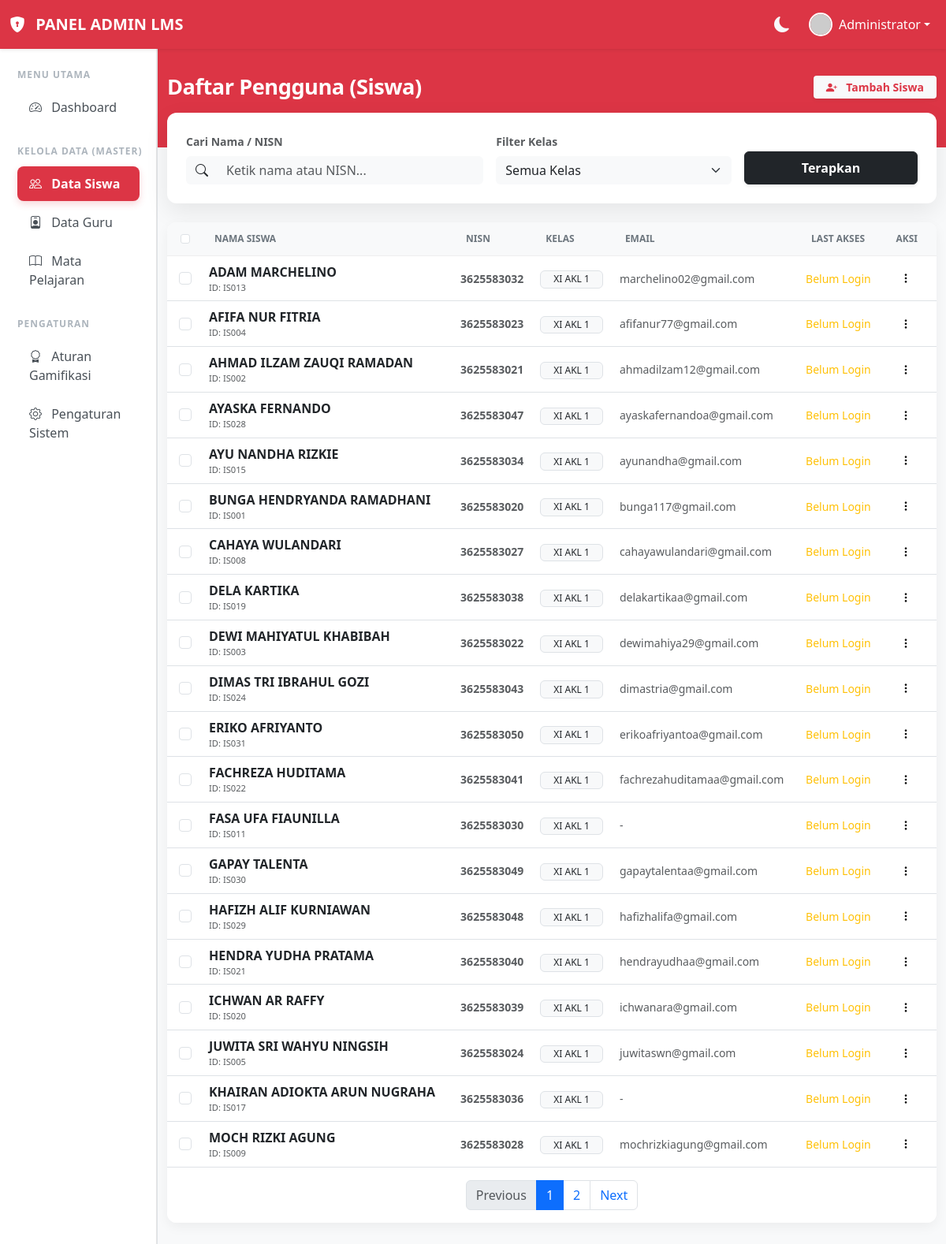
/admin/daftarSiswa.php (signed in), run on the app's committed database.
### tables this page shows
CREATE TABLE `siswa` (
  `IDSiswa` char(5) NOT NULL,
  `IDUser` char(5) DEFAULT NULL,
  `NamaSiswa` varchar(60) NOT NULL,
  `NISN` char(10) DEFAULT NULL,
  `Kelas` varchar(20) DEFAULT NULL,
  `Email` varchar(100) DEFAULT NULL,
  `NoTelp` varchar(20) DEFAULT NULL,
  `dibuat_pada` timestamp NULL DEFAULT CURRENT_TIMESTAMP,
  `FotoProfil` varchar(255) DEFAULT NULL,
  `Bio` text
);

### admin/daftarSiswa.php (the view, shortened to what this page needs)
<?php
require '../login/koneksi.php';
$where_clauses = [];
$search = isset($_GET['search']) ? mysqli_real_escape_string($koneksi, $_GET['search']) : '';
$where_sql = count($where_clauses) > 0 ? "WHERE " . implode(' AND ', $where_clauses) : "";
$batas = 20;
$halaman = isset($_GET['halaman']) ? (int)$_GET['halaman'] : 1;
$halaman_awal = ($halaman > 1) ? ($halaman * $batas) - $batas : 0;
$query_total = mysqli_query($koneksi, "SELECT COUNT(IDSiswa) AS total FROM SISWA $where_sql");
$data_total = mysqli_fetch_assoc($query_total);
$jumlah_data = $data_total['total'];
$total_halaman = ceil($jumlah_data / $batas);
$query_siswa = mysqli_query($koneksi, "SELECT SISWA.*, USERS.LastAccess, USERS.Status FROM SISWA LEFT JOIN USERS ON SISWA.IDUser = USERS.IDUser $where_sql ORDER BY SISWA.NamaSiswa ASC LIMIT $halaman_awal, $batas");
$jumlah_tampil = mysqli_num_rows($query_siswa);
$url_query = "";
?>
<!DOCTYPE html>
<html lang="id">
<head>
    <link href="https://cdn.jsdelivr.net/npm/bootstrap@5.3.0/dist/css/bootstrap.min.css" rel="stylesheet">
    <link rel="stylesheet" href="https://cdn.jsdelivr.net/npm/bootstrap-icons@1.10.5/font/bootstrap-icons.css">
    <link rel="stylesheet" href="../style.css">
</head>
<body class="bg-light">
    <nav class="navbar navbar-expand-lg navbar-dark bg-danger sticky-top shadow-sm">
        <div class="container-fluid">
            <a class="navbar-brand fw-bold" href="#">
                <i class="bi bi-shield-lock-fill me-2"></i> PANEL ADMIN LMS
            </a>
            <div class="collapse navbar-collapse justify-content-end" id="topNav">
                <ul class="navbar-nav align-items-center">
                    <li class="nav-item dropdown">
                        <a class="nav-link dropdown-toggle d-flex align-items-center text-white" href="#" data-bs-toggle="dropdown">
                            <img src="https://ui-avatars.com/api/?name=Administrator&background=fff&color=dc3545" class="rounded-circle me-2 border border-2 border-white" width="30" height="30">
                            Administrator
                        </a>
                    </li>
                </ul>
            </div>
        </div>
    </nav>
    <div class="container-fluid">
        <div class="row">
            <?php include 'sidebar.php'; ?>
            <main class="col-md-9 ms-sm-auto col-lg-10 px-0">
                <div class="header-red">
                    <div class="container">
                        <div class="d-flex justify-content-between align-items-center">
                            <h2>Daftar Pengguna (Siswa)</h2>
                            <a href="tambahSiswa.php" class="btn btn-light btn-sm fw-bold px-3 text-danger shadow-sm border-0">
                                <i class="bi bi-person-plus-fill me-2"></i> Tambah Siswa
                            </a>
                        </div>
                    </div>
                </div>
                <div class="container main-content pb-5">
                    <div class="card filter-card mb-4">
                        <div class="card-body p-4">
                            <form action="" method="GET" class="row g-3 align-items-end">
                                <div class="col-md-5">
                                    <label class="form-label small fw-bold text-muted">Cari Nama / NISN</label>
                                    <div class="input-group">
                                        <span class="input-group-text bg-light border-0"><i class="bi bi-search"></i></span>
                                        <input type="text" name="search" class="form-control bg-light border-0" placeholder="Ketik nama atau NISN..." value="<?= htmlspecialchars($search) ?>">
                                    </div>
                                </div>
                                <div class="col-md-4">
                                    <label class="form-label small fw-bold text-muted">Filter Kelas</label>
                                    <select name="kelas" class="form-select bg-light border-0">
                                        <option value="">Semua Kelas</option>
                                    </select>
                                </div>
                                <div class="col-md-3">
                                    <button type="submit" class="btn btn-dark w-100 fw-bold py-2 shadow-sm">Terapkan</button>
                                </div>
                            </form>
                        </div>
                    </div>
                    <div class="card table-card">
                        <div class="table-responsive">
                            <table class="table table-hover align-middle mb-0">
                                <thead>
                                    <tr>
                                        <th class="text-center" style="width: 45px;"><input class="form-check-input" type="checkbox" id="checkAll"></th>
                                        <th>NAMA SISWA</th><th>NISN</th><th>KELAS</th><th>EMAIL</th><th>LAST AKSES</th><th class="text-end pe-4">AKSI</th>
                                    </tr>
                                </thead>
                                <tbody>
                                    <?php if($jumlah_tampil > 0): while($row = mysqli_fetch_assoc($query_siswa)): ?>
                                        <tr>
                                            <td class="text-center"><input class="form-check-input checkItem" type="checkbox" name="ids[]" value="<?= $row['IDSiswa'] ?>"></td>
                                            <td>
                                                <div class="fw-bold text-dark"><?= $row['NamaSiswa'] ?></div>
                                                <div class="text-muted" style="font-size: 0.7rem;">ID: <?= $row['IDSiswa'] ?></div>
                                            </td>
                                            <td class="text-muted fw-semibold small"><?= $row['NISN'] ?></td>
                                            <td><span class="badge bg-light text-dark border fw-normal px-3"><?= $row['Kelas'] ?></span></td>
                                            <td class="text-muted small"><?= $row['Email'] ?: '-' ?></td>
                                            <td class="small text-muted"><?= $row['LastAccess'] ? date('d M, H:i', strtotime($row['LastAccess'])) : '<span class="text-warning">Belum Login</span>' ?></td>
                                            <td class="text-end pe-4">
                                                <div class="dropdown">
                                                    <button class="btn btn-light btn-sm border-0 bg-transparent" type="button" data-bs-toggle="dropdown"><i class="bi bi-three-dots-vertical"></i></button>
                                                </div>
                                            </td>
                                        </tr>
                                    <?php endwhile; else: ?>
                                        <tr><td colspan="7" class="text-center py-5 text-muted">Data siswa tidak ditemukan.</td></tr>
                                    <?php endif; ?>
                                </tbody>
                            </table>
                        </div>
                        <?php if($total_halaman > 1): ?>
                        <div class="card-footer bg-white py-3 border-top-0 border-top">
                            <nav aria-label="Page navigation">
                                <ul class="pagination justify-content-center mb-0">
                                    <li class="page-item <?= ($halaman <= 1) ? 'disabled' : '' ?>">
                                        <a class="page-link" href="?halaman=<?= $halaman - 1 ?><?= $url_query ?>">Previous</a>
                                    </li>
                                    <?php for($x = 1; $x <= $total_halaman; $x++): ?>
                                        <li class="page-item <?= ($halaman == $x) ? 'active' : '' ?>">
                                            <a class="page-link" href="?halaman=<?= $x ?><?= $url_query ?>"><?= $x ?></a>
                                        </li>
                                    <?php endfor; ?>
                                    <li class="page-item <?= ($halaman >= $total_halaman) ? 'disabled' : '' ?>">
                                        <a class="page-link" href="?halaman=<?= $halaman + 1 ?><?= $url_query ?>">Next</a>
                                    </li>
                                </ul>
                            </nav>
                        </div>
                        <?php endif; ?>
                    </div>
                </div>
            </main>
        </div>
    </div>
</body>
</html>

### siswa/style.css (style rules this page uses)
body { background-color: #f8f9fa; }

### admin/daftarSiswa.php (style rules this page uses)
body { background-color: #f8f9fa; }
.header-red { background: #dc3545; color: white; padding: 2rem 0 3.8rem 0; margin: 0; position: relative; }
.header-red h2 { margin: 0; font-weight: 700; font-size: 1.7rem; letter-spacing: -0.5px; }
.main-content { margin-top: -2.8rem; position: relative; z-index: 10; }
.filter-card { border: none; border-radius: 12px; box-shadow: 0 10px 30px rgba(0,0,0,0.08); background: white; }
.table-card { border: none; border-radius: 12px; box-shadow: 0 5px 15px rgba(0,0,0,0.05); background: white; overflow: hidden; }
.table thead th { background-color: #f8f9fa; color: #6c757d; font-size: 0.75rem; text-transform: uppercase; font-weight: 700; padding: 12px 15px; border-bottom: 1px solid #eee; }

### data on the page
siswa: NamaSiswa "ADAM MARCHELINO", IDSiswa "IS013", NISN "3625583032", Kelas "XI AKL 1", Email "marchelino02@gmail.com"
siswa: NamaSiswa "AFIFA NUR FITRIA", IDSiswa "IS004", NISN "3625583023", Kelas "XI AKL 1", Email "afifanur77@gmail.com"
siswa: NamaSiswa "AHMAD ILZAM ZAUQI RAMADAN", IDSiswa "IS002", NISN "3625583021", Kelas "XI AKL 1", Email "ahmadilzam12@gmail.com"
siswa: NamaSiswa "AYASKA FERNANDO", IDSiswa "IS028", NISN "3625583047", Kelas "XI AKL 1", Email "ayaskafernandoa@gmail.com"
siswa: NamaSiswa "AYU NANDHA RIZKIE", IDSiswa "IS015", NISN "3625583034", Kelas "XI AKL 1", Email "ayunandha@gmail.com"
siswa: NamaSiswa "BUNGA HENDRYANDA RAMADHANI", IDSiswa "IS001", NISN "3625583020", Kelas "XI AKL 1", Email "bunga117@gmail.com"
siswa: NamaSiswa "CAHAYA WULANDARI", IDSiswa "IS008", NISN "3625583027", Kelas "XI AKL 1", Email "cahayawulandari@gmail.com"
siswa: NamaSiswa "DELA KARTIKA", IDSiswa "IS019", NISN "3625583038", Kelas "XI AKL 1", Email "delakartikaa@gmail.com"
siswa: NamaSiswa "DEWI MAHIYATUL KHABIBAH", IDSiswa "IS003", NISN "3625583022", Kelas "XI AKL 1", Email "dewimahiya29@gmail.com"
siswa: NamaSiswa "DIMAS TRI IBRAHUL GOZI", IDSiswa "IS024", NISN "3625583043", Kelas "XI AKL 1", Email "dimastria@gmail.com"
siswa: NamaSiswa "ERIKO AFRIYANTO", IDSiswa "IS031", NISN "3625583050", Kelas "XI AKL 1", Email "erikoafriyantoa@gmail.com"
siswa: NamaSiswa "FACHREZA HUDITAMA", IDSiswa "IS022", NISN "3625583041", Kelas "XI AKL 1", Email "fachrezahuditamaa@gmail.com"
siswa: NamaSiswa "FASA UFA FIAUNILLA", IDSiswa "IS011", NISN "3625583030", Kelas "XI AKL 1", Email "-"
siswa: NamaSiswa "GAPAY TALENTA", IDSiswa "IS030", NISN "3625583049", Kelas "XI AKL 1", Email "gapaytalentaa@gmail.com"
siswa: NamaSiswa "HAFIZH ALIF KURNIAWAN", IDSiswa "IS029", NISN "3625583048", Kelas "XI AKL 1", Email "hafizhalifa@gmail.com"
siswa: NamaSiswa "HENDRA YUDHA PRATAMA", IDSiswa "IS021", NISN "3625583040", Kelas "XI AKL 1", Email "hendrayudhaa@gmail.com"
siswa: NamaSiswa "ICHWAN AR RAFFY", IDSiswa "IS020", NISN "3625583039", Kelas "XI AKL 1", Email "ichwanara@gmail.com"
siswa: NamaSiswa "JUWITA SRI WAHYU NINGSIH", IDSiswa "IS005", NISN "3625583024", Kelas "XI AKL 1", Email "juwitaswn@gmail.com"
siswa: NamaSiswa "KHAIRAN ADIOKTA ARUN NUGRAHA", IDSiswa "IS017", NISN "3625583036", Kelas "XI AKL 1", Email "-"
siswa: NamaSiswa "MOCH RIZKI AGUNG", IDSiswa "IS009", NISN "3625583028", Kelas "XI AKL 1", Email "mochrizkiagung@gmail.com"
